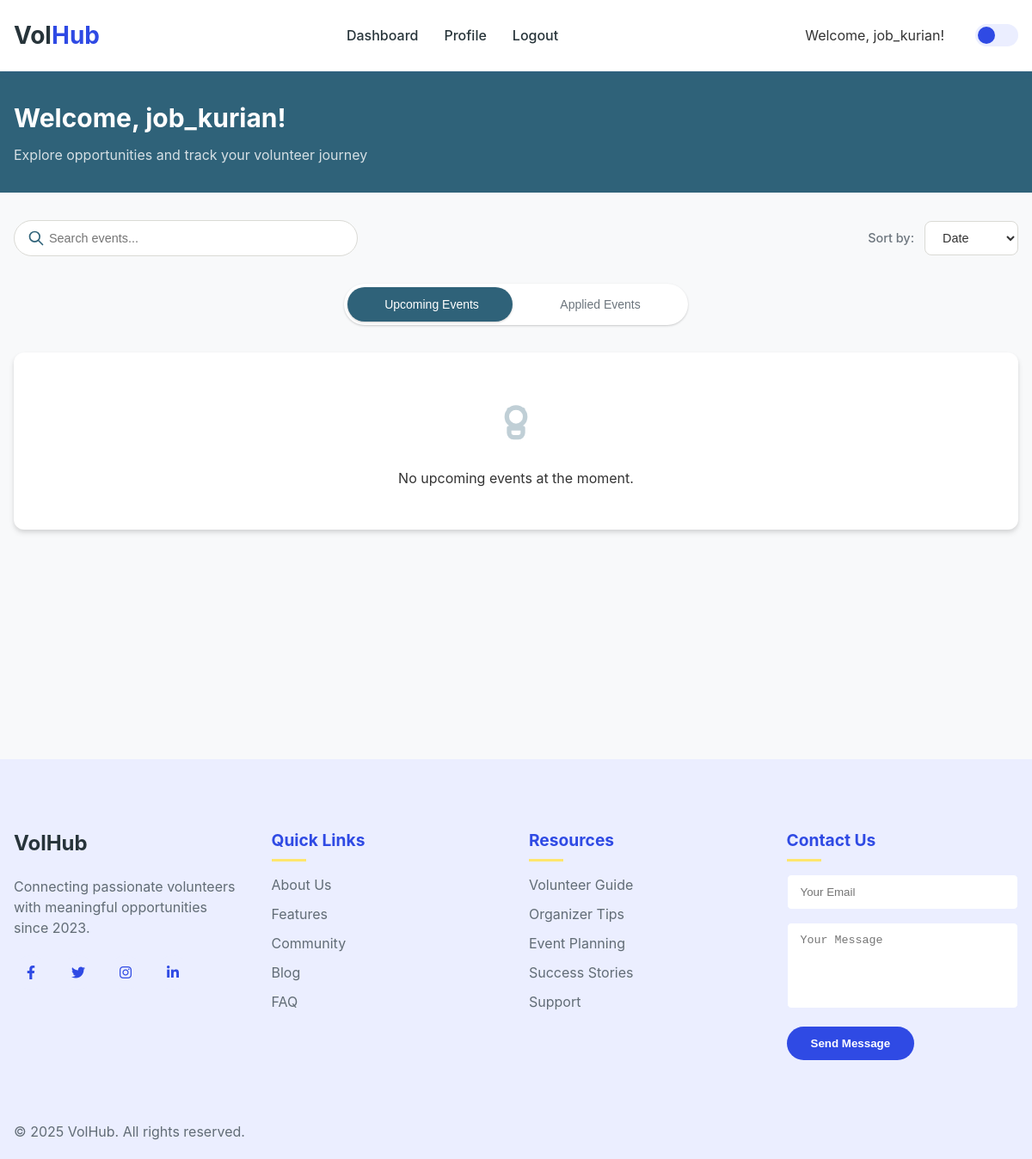
The page /User/volunteer-dashboard/ (signed in) on the database as committed earlier.
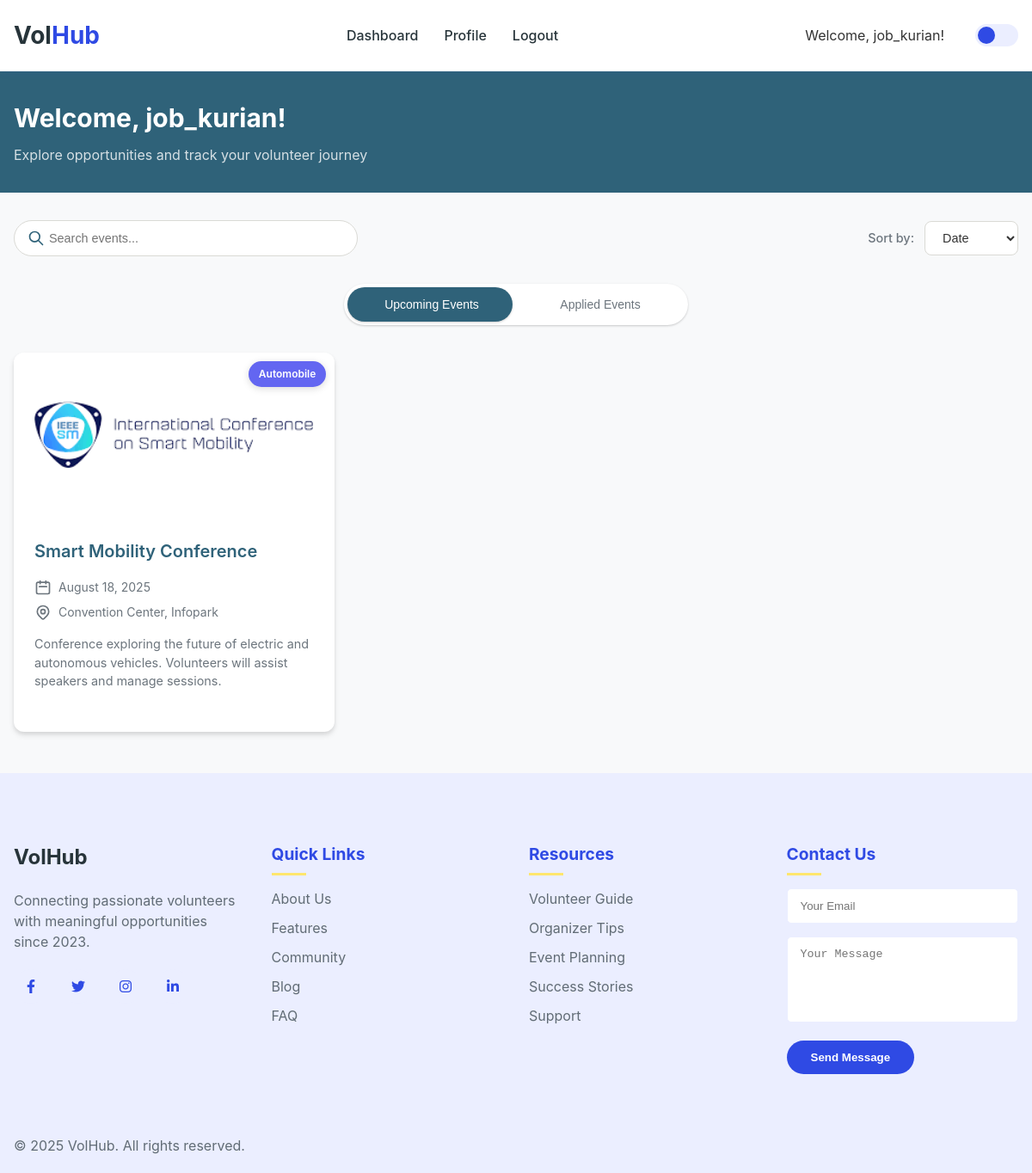
The same page on the database as committed later.
### User/models.py (models this page shows)
class tbl_event(models.Model):
    event_title=models.CharField(max_length=30)
    event_content=models.CharField(max_length=30)
    event_datetime=models.DateTimeField()
    event_file=models.FileField(upload_to="Assets/Files/User")
    event_created_at = models.DateTimeField(auto_now_add=True)
    event_venue=models.CharField(max_length=30)
    event_city=models.ForeignKey(tbl_city,on_delete=models.CASCADE)
    event_stipend=models.CharField(max_length=30)
    event_status=models.IntegerField(default=0)
    industry=models.ForeignKey(tbl_industry,on_delete=models.CASCADE)
    user=models.ForeignKey(tbl_user,on_delete=models.CASCADE)
    volunteer_slots=models.PositiveIntegerField(default=1)
    required_skills=models.ManyToManyField(tbl_skill)
    application_deadline=models.DateTimeField()
    visibility=models.IntegerField(default=1)

class tbl_industry(models.Model):
    industry_name = models.CharField(max_length=100, unique=True)

### User/views.py (the view)
# urls.py: path('volunteer-dashboard/', views.volunteer_dashboard, name='volunteer_dashboard'),
def volunteer_dashboard(request):
    user_id = request.session.get('u_id')
    if not user_id:
        return redirect('Guest:login')
    user = tbl_user.objects.get(id=user_id)
    today = timezone.now().date()
    applied_event_ids = tbl_request.objects.filter(user_id=user_id).values_list('event_id', flat=True)
    upcoming_events = tbl_event.objects.filter(
        event_datetime__gte=today,
        event_status=1,
        visibility=1
    ).exclude(id__in=applied_event_ids)
    applied_events = tbl_event.objects.filter(
        event_datetime__gte=today
    ).filter(
        id__in=applied_event_ids
    ).prefetch_related('requests')
    context = {
        'user': user,
        'upcoming_events': upcoming_events,
        'applied_events': applied_events,
        'username': request.session.get('username', 'User')
    }
    return render(request, 'User/volunteer_dashboard.html', context)

### User/templates/User/volunteer_dashboard.html (shortened to what this page needs)
{% extends 'Guest/base.html' %}
{% load static %}
{% block content %}
<link rel="stylesheet" href="{% static 'User/css/volunteer_dashboard.css' %}">
<div class="dashboard-container">
    <div class="dashboard-header">
        <div class="container">
            <h1 class="welcome-title">Welcome, {{ username|default:"Volunteer" }}!</h1>
            <p class="welcome-subtitle">Explore opportunities and track your volunteer journey</p>
        </div>
    </div>
    <div class="container main-container">
        <div class="search-sort-container">
            <div class="search-container">
                <input type="text" id="event-search" placeholder="Search events..." class="search-input">
                <svg class="search-icon" fill="none" stroke-linecap="round" stroke-linejoin="round" stroke-width="2" viewBox="0 0 24 24" stroke="currentColor">
                    <path d="M21 21l-6-6m2-5a7 7 0 11-14 0 7 7 0 0114 0z"></path>
                </svg>
            </div>
            <div class="sort-container">
                <label for="sort-select" class="sort-label">Sort by:</label>
                <select id="sort-select" class="sort-select">
                    <option value="date">Date</option>
                </select>
            </div>
        </div>
        <div class="tabs-container">
            <div class="tab-buttons-wrapper">
                <div class="tab-buttons">
                    <button id="tab-1" class="tab-button active">Upcoming Events</button>
                    <button id="tab-2" class="tab-button">Applied Events</button>
                    <div class="tab-slider">
                        <div class="tab-slider-inner"></div>
                    </div>
                </div>
            </div>
            <div class="tab-content-container">
                <div id="tab-content-1" class="tab-content active">
                    <div class="events-grid">
                        {% if upcoming_events %}
                            {% for event in upcoming_events %}
                                {% include 'User/partials/event_card.html' with event=event %}
                            {% endfor %}
                        {% else %}
                            <div class="empty-state">
                                <svg xmlns="http://www.w3.org/2000/svg" class="empty-icon" fill="none" viewBox="0 0 24 24" stroke="currentColor">
                                    <path stroke-linecap="round" stroke-linejoin="round" stroke-width="2" d="M9 17v-2h6v2a2 2 0 01-2 2h-2a2 2 0 01-2-2zM9 7h.01M15 7h.01M12 14a4 4 0 100-8 4 4 0 000 8z" />
                                </svg>
                                <p>No upcoming events at the moment.</p>
                            </div>
                        {% endif %}
                    </div>
                </div>
            </div>
        </div>
    </div>
</div>
{% endblock %}

### User/templates/User/partials/event_card.html (shortened to what this page needs)
<a href="{% url 'User:event_detail' event.id %}" class="event-card event-card-link" tabindex="0" aria-label="Manage event {{ event.event_title }}">
    <div class="event-image">
        {% if event.event_file %}
            <img src="{{ event.event_file.url }}" alt="{{ event.event_title }}" class="event-thumbnail">
        {% endif %}
        <div class="industry-badge">
            {{ event.industry.industry_name }}
        </div>
    </div>
    <div class="event-details">
        <h3 class="event-title">{{ event.event_title|escape }}</h3>
        <div class="event-meta">
            <div class="event-date">
                <svg xmlns="http://www.w3.org/2000/svg" class="meta-icon" fill="none" viewBox="0 0 24 24" stroke="currentColor">
                    <path stroke-linecap="round" stroke-linejoin="round" stroke-width="2" d="M8 7V3m8 4V3m-9 8h10M5 21h14a2 2 0 002-2V7a2 2 0 00-2-2H5a2 2 0 00-2 2v12a2 2 0 002 2z" />
                </svg>
                <span>{{ event.event_datetime|date:"F j, Y" }}</span>
            </div>
            <div class="event-location">
                <span>{{ event.event_venue|default:"Location TBA"|escape }}</span>
            </div>
        </div>
        <p class="event-description">
            {{ event.event_content|truncatewords:20|escape }}
        </p>
    </div>
</a>

Rows that differ between the two databases and show on the page:
added tbl_event: event_file (picture), industry.industry_name "Automobile", event_title "Smart Mobility Conference", event_datetime "August 18, 2025", event_venue "Convention Center, Infopark", event_content "Conference exploring the future of electric and autonomous vehicles. Volunteers will assist speakers and manage sessions."
Other text that changed with them:
text no longer shown: "No upcoming events at the moment."
